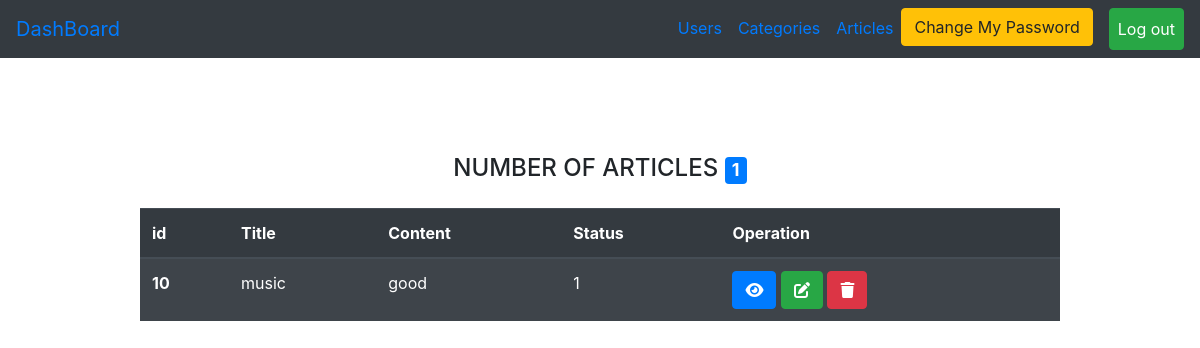
Page /Admin/posts.php (signed in) on the earlier database version.
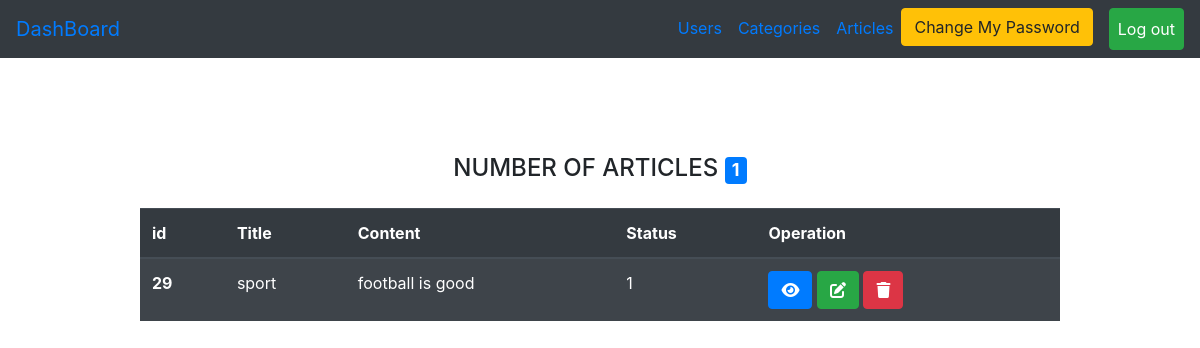
Same page on the later database version.
### tables this page shows
CREATE TABLE `posts` (
  `post_id` int(11) NOT NULL,
  `title` varchar(255) NOT NULL,
  `description` varchar(255) NOT NULL,
  `status` enum('0','1') DEFAULT '1',
  `user_id` int(11) NOT NULL,
  `category_id` int(11) NOT NULL,
  `created_at` timestamp NULL DEFAULT NULL,
  `updated_at` timestamp NULL DEFAULT NULL
);

### Admin/posts.php (the view, shortened to what the changed rows need)
<?php
include("initials.php");
if (isset($_SESSION['login'])) {
    $page = "All";
    if ($page == "All") {
        $statment = $connect->prepare("select * from posts");
        $statment->execute();
        $result = $statment->fetchall();
?>
        <div class="container mt-5 ">
            <div class="row">
                <div class="col-md-10 m-auto pt-5">
                    <div>
                        <table class="table table-striped table-dark ">
                            <thead>
                                <tr>
                                    <th scope="col">id</th>
                                    <th scope="col">Title</th>
                                    <th scope="col">Content</th>
                                    <th scope="col">Status</th>
                                    <th scope="col">Operation</th>
                                </tr>
                            </thead>
                            <tbody>
                                <?php
                                foreach ($result as $item) {
                                ?>
                                    <tr>
                                        <th scope="row"><?php echo $item['post_id'] ?></th>
                                        <td><?php echo $item['title'] ?></td>
                                        <td><?php echo $item['description'] ?></td>
                                        <td><?php echo $item['status'] ?></td>
                                        <td>
                                            <a href="?page=show&post_id=<?php echo $item['post_id'] ?>" class="btn btn-primary"><i class="fa-solid fa-eye"></i></a>
                                            <a href="?page=edit&post_id=<?php echo $item['post_id'] ?>" class="btn btn-success"><i class="fa-solid fa-pen-to-square"></i></a>
                                            <a href="?page=delete&post_id=<?php echo $item['post_id'] ?>" class="btn btn-danger"><i class="fa-solid fa-trash"></i></a>
                                        </td>
                                    </tr>
                                <?php
                                }
                                ?>
                            </tbody>
                        </table>
                    </div>
                </div>
            </div>
        </div>
    <?php
    } else if ($page == "show") {
        if (isset($_GET['post_id'])) {
            $post_id = $_GET['post_id'];
        }
        $statment = $connect->prepare("select * from posts where post_id =?");
        $statment->execute(array($post_id));
        $item = $statment->fetch();
    ?>
        <div class="container mt-5 pt-5">
            <div class="row">
                <div class="col-md-10 m-auto">
                    <table class="table table-striped table-dark">
                        <thead>
                            <tr>
                                <th scope="col">id</th>
                                <th scope="col">Title</th>
                                <th scope="col">Content</th>
                                <th scope="col">Status</th>
                                <th scope="col">User_id</th>
                                <th scope="col">Category_id</th>
                                <th scope="col">Created_at</th>
                                <th scope="col">Updated_at</th>
                                <th scope="col">Operation</th>
                            </tr>
                        </thead>
                        <tbody>
                            <tr>
                                <th scope="row"><?php echo $item['post_id'] ?></th>
                                <td><?php echo $item['title'] ?></td>
                                <td><?php echo $item['description'] ?></td>
                                <td><?php echo $item['status'] ?></td>
                                <td><?php echo $item['user_id'] ?></td>
                                <td><?php echo $item['category_id'] ?></td>
                                <td><?php echo $item['created_at'] ?></td>
                                <td><?php echo $item['updated_at'] ?></td>
                                <td>
                                    <a href="posts.php" class="btn btn-success"><i class="fa-solid fa-house"></i></a>
                            </tr>
                        </tbody>
                    </table>
                </div>
            </div>
        </div>
    <?php
    } else if ($page == "delete") {
        if (isset($_GET['post_id'])) {
            $post_id = $_GET['post_id'];
        }
        $statment = $connect->prepare("delete from posts where  post_id=?");
        $statment->execute(array($post_id));
        $_SESSION['message'] = "deleted sucessfully";
        header("Location:posts.php");
    }  else if ($page == "edit") {
        if (isset($_GET['post_id'])) {
            $post_id = $_GET['post_id'];
        }
        $statment = $connect->prepare("select * from posts where post_id=?");
        $statment->execute(array($post_id));
        $result = $statment->fetch();
    ?>
        <div class="container mt-5">
            <div class="row">
                <div class="col-md-10 m-auto">
                    <h4 class="text-center mt-4">UPDATE ARTICLE PAGE</h4>
                    <form action="?page=saveupdate" method="post">
                        <input type="hidden" name="oldid" value="<?php echo $result['post_id'] ?>" class="form-control mb-4">
                        <label>STATUS</label>
                        <select name="status" class="form-control mb-4">
                            <?php
                            if ($result['status'] == "1") {
                                echo '<option value="1" selected>active</option>';
                                echo  '<option value="0">block</option>';
                            } else {
                                echo '<option value="1" >active</option>';
                                echo  '<option value="0" selected>block</option>';
                            }
                            ?>
                        </select>
                        <input type="submit" class="form-control  btn btn-success" value="UPDATE POST">
                    </form>
                </div>
            </div>
        </div>
    <?php
    } else if ($page == "saveupdate") {
        if ($_SERVER['REQUEST_METHOD'] == "POST") {
            $oldid = $_POST['oldid'];
            $status = $_POST['status'];
        }
        try {
            $statment = $connect->prepare("UPDATE posts
        SET `status`=?,updated_at=now()
        WHERE post_id=?");
            $statment->execute(array($status, $oldid));
            $_SESSION['message'] = "UPDATED SUCESSFULLY";
            header("Location:posts.php");
        } catch (PDOException $e) {
            header("Refresh:3;url=posts.php?page=edit&post_id=$oldid");
        }
    }
    ?>
<?php
} else {
    $_SESSION['message'] = "Please Login First";
    header("Location:../login.php");
}
include("Includes/temp/footer.php");
?>

Differences in the rows shown:
removed posts: post_id "10", title "music", description "good", status "1"
added posts: post_id "29", title "sport", description "football is good", status "1"
